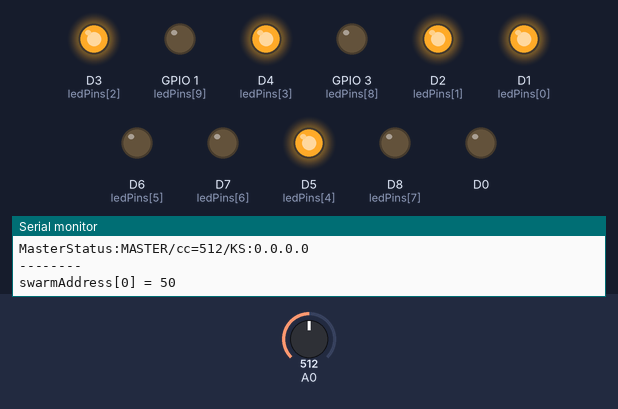
The sketch below on a simulated ESP8266 (NodeMCU). Parts: output pins drawn as LEDs (lit = HIGH), the last lines printed to the serial monitor. The inputs (shaded band) are chosen by the test bench; at power-on: A0 = 512. WiFi joins after 1.5 s; servers stay silent unless stated; random numbers use the default seed unless the sketch sets one.

Above: at 2.8 s.
2.9 s: A0 set to 554
6.3 s: A0 set to 573
At 7.4 s:
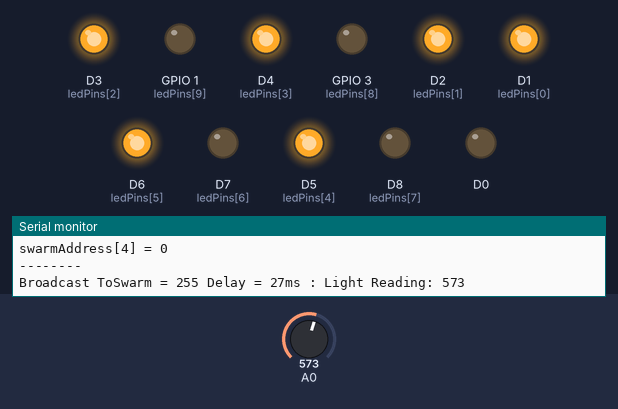
7.8 s: A0 set to 716
At 8.3 s:
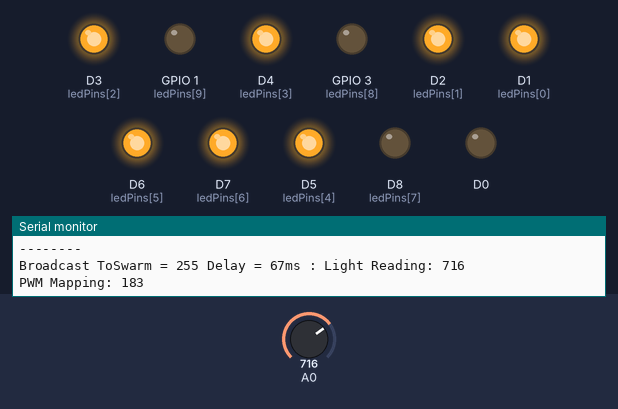
9.5 s: A0 set to 752
11.0 s: A0 set to 778
At 12.5 s:
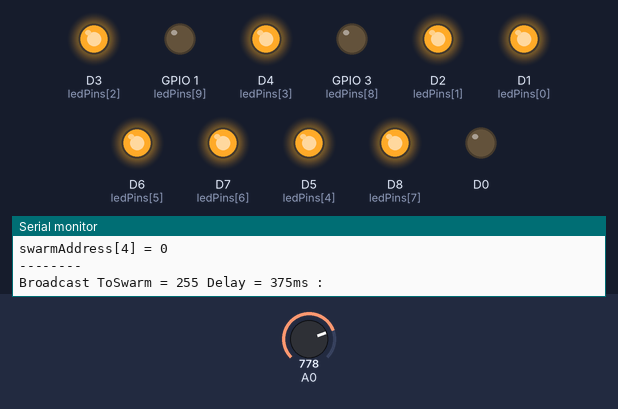
12.8 s: A0 set to 511
At 13.9 s:
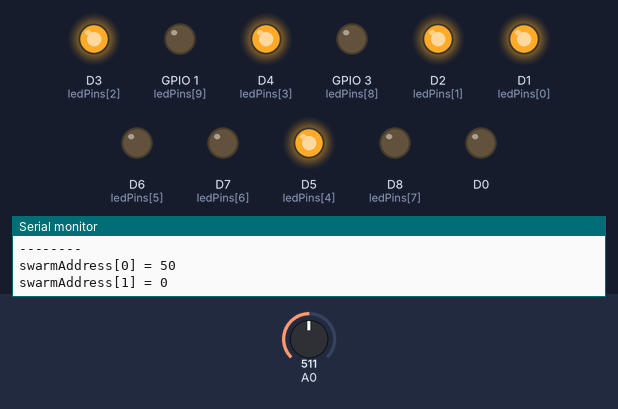
Timing chart, 0 to 15.8 s (numbered marks = the images above; inputs shaded):
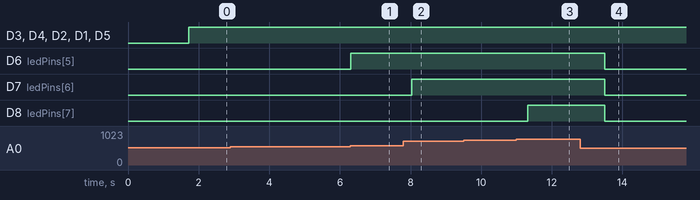

Measured:
- the behaviour switches between 562 and 563 on A0 (found by bisection; images 0 and 1)
- the behaviour switches between 767 and 768 on A0 (found by bisection; images 2 and 3)
- after the input at 6.3 s, D6 (ledPins[5]): LOW → HIGH at once
- after the input at 7.8 s, D7 (ledPins[6]): LOW → HIGH after 0.23 s
- after the input at 11.0 s, D8 (ledPins[7]): LOW → HIGH after 0.32 s
- after the input at 12.8 s, D6 (ledPins[5]), D7 (ledPins[6]), D8 (ledPins[7]): HIGH → LOW after 0.71 s

The sketch:

LightSwarm.ino
```cpp
/*
Cooperative IOT Self Organizing Example
SwitchDoc Labs, August 2015

 */

#include <ESP8266WiFi.h>
#include <WiFiUdp.h>
#include <Wire.h>
#undef DEBUG

char ssid[] = "";  //  your network SSID (name)
char pass[] = "";       // your network password


#define VERSIONNUMBER 28

const int ledPins[] = {D1, D2, D3, D4, D5, D6, D7, D8, D9, D10}; // GPIO pins connected to LEDs

#define LOGGERIPINC 20
#define SWARMSIZE 5
// 30 seconds is too old - it must be dead
#define SWARMTOOOLD 30000

int mySwarmID = 0;

// Packet Types

#define LIGHT_UPDATE_PACKET 0
#define RESET_SWARM_PACKET 1
#define CHANGE_TEST_PACKET 2
#define RESET_ME_PACKET 3
#define DEFINE_SERVER_LOGGER_PACKET 4
#define LOG_TO_SERVER_PACKET 5
#define MASTER_CHANGE_PACKET 6
#define BLINK_BRIGHT_LED 7


unsigned int localPort = 2910;      // local port to listen for UDP packets

// master variables
boolean masterState = true;   // True if master, False if not
int swarmClear[SWARMSIZE];
int swarmVersion[SWARMSIZE];
int swarmState[SWARMSIZE];
long swarmTimeStamp[SWARMSIZE];   // for aging

IPAddress serverAddress = IPAddress(0, 0, 0, 0); // default no IP Address


int swarmAddresses[SWARMSIZE];  // Swarm addresses


// variables for light sensor

int lightReading;


const int PACKET_SIZE = 14; // Light Update Packet
const int BUFFERSIZE = 1024;

byte packetBuffer[BUFFERSIZE]; //buffer to hold incoming and outgoing packets

// A UDP instance to let us send and receive packets over UDP
WiFiUDP udp;


/* Initialise with specific int time and gain values */

IPAddress localIP;


// send an LIGHT Packet request to the swarms at the given address
void sendLightUpdatePacket(IPAddress & address)
{

  //Serial.print("sending Light Update packet to:");
  // Serial.println(address);

  // set all bytes in the buffer to 0
  memset(packetBuffer, 0, PACKET_SIZE);
  // Initialize values needed to form Light Packet
  // (see URL above for details on the packets)
  packetBuffer[0] = 0xF0;   // StartByte
  packetBuffer[1] = LIGHT_UPDATE_PACKET;     // Packet Type
  packetBuffer[2] = localIP[3];     // Sending Swarm Number
  packetBuffer[3] = masterState;  // 0 = slave, 1 = master
  packetBuffer[4] = VERSIONNUMBER;  // Software Version
  packetBuffer[5] = (lightReading & 0xFF00) >> 8; // Clear High Byte
  packetBuffer[6] = (lightReading & 0x00FF); // Clear Low Byte

  packetBuffer[7] = 0x00; // Red High Byte
  packetBuffer[8] = 0x00; // Red Low Byte
  packetBuffer[9] = 0x00; // green High Byte
  packetBuffer[10] = 0x00; // green Low Byte
  packetBuffer[11] = 0x00; // blue High Byte
  packetBuffer[12] = 0x00; // blue Low Byte
  packetBuffer[13] = 0x0F; //End Byte
  packetBuffer[13] = 0x0F;  //End Byte


  // all Light Packet fields have been given values, now
  // you can send a packet requesting coordination
  udp.beginPacketMulticast(address,  localPort, WiFi.localIP()); //
  //udp.beginPacket(address,  localPort); //
  udp.write(packetBuffer, PACKET_SIZE);
  udp.endPacket();
}

// delay 0-MAXDELAY seconds
#define MAXDELAY 500
void broadcastARandomUpdatePacket()
{

  int sendToLightSwarm = 255;
  Serial.print("Broadcast ToSwarm = ");
  Serial.print(sendToLightSwarm);
  Serial.print(" ");

  // delay 0-MAXDELAY seconds
  int randomDelay;
  randomDelay = random(0, MAXDELAY);
  Serial.print("Delay = ");
  Serial.print(randomDelay);
  Serial.print("ms : ");

  delay(randomDelay);

  IPAddress sendSwarmAddress(192, 168, 137, sendToLightSwarm); // my Swarm Address
  sendLightUpdatePacket(sendSwarmAddress);


}


void checkAndSetIfMaster()
{

  int i;
  for (i = 0; i < SWARMSIZE; i++)
  {


#ifdef DEBUG

    Serial.print("swarmClear[");
    Serial.print(i);
    Serial.print("] = ");
    Serial.print(swarmClear[i]);
    Serial.print("  swarmTimeStamp[");
    Serial.print(i);
    Serial.print("] = ");
    Serial.println(swarmTimeStamp[i]);
#endif

    Serial.print("#");
    Serial.print(i);
    Serial.print("/");
    Serial.print(swarmState[i]);
    Serial.print("/");
    Serial.print(swarmVersion[i]);
    Serial.print(":");
    // age data
    int howLongAgo = millis() - swarmTimeStamp[i] ;

    if (swarmTimeStamp[i] == 0)
    {
      Serial.print("TO ");
    }
    else if (swarmTimeStamp[i] == -1)
    {
      Serial.print("NP ");
    }
    else if (swarmTimeStamp[i] == 1)
    {
      Serial.print("ME ");
    }
    else if (howLongAgo > SWARMTOOOLD)
    {
      Serial.print("TO ");
      swarmTimeStamp[i] = 0;
      swarmClear[i] = 0;

    }
    else
    {
      Serial.print("PR ");


    }
  }

  Serial.println();
  boolean setMaster = true;

  for (i = 0; i < SWARMSIZE; i++)
  {

    if (swarmClear[mySwarmID] >= swarmClear[i])
    {
      // I might be master!

    }
    else
    {
      // nope, not master
      setMaster = false;
      break;
    }

  }
  if (setMaster == true)
  {
    if (masterState == false)
    {
      Serial.println("I just BECAME Master");
      digitalWrite(0, LOW);
    }

    masterState = true;
  }
  else
  {
    if (masterState == true)
    {
      Serial.println("I just LOST Master");
      digitalWrite(0, HIGH);
    }

    masterState = false;
  }

  swarmState[mySwarmID] = masterState;

}


int setAndReturnMySwarmIndex(int incomingID)
{

  int i;
  for (i = 0; i< SWARMSIZE; i++)
  {
    if (swarmAddresses[i] == incomingID)
    {
       return i;
    }
    else
    if (swarmAddresses[i] == 0)  // not in the system, so put it in
    {

      swarmAddresses[i] = incomingID;
      Serial.print("incomingID ");
      Serial.print(incomingID);
      Serial.print("  assigned #");
      Serial.println(i);
      return i;
    }


  }
  return -1;
}


// send log packet to Server if master and server address defined

void sendLogToServer()
{

  // build the string

  char myBuildString[1000];
  myBuildString[0] = '\0';

  if (masterState == true)
  {
    // now check for server address defined
    if ((serverAddress[0] == 0) && (serverAddress[1] == 0))
    {
      return;  // we are done.  not defined
    }
    else
    {

    // set all bytes in the buffer to 0
    memset(packetBuffer, 0, BUFFERSIZE);
    // Initialize values needed to form Light Packet
    // (see URL above for details on the packets)
    packetBuffer[0] = 0xF0;   // StartByte
    packetBuffer[1] = LOG_TO_SERVER_PACKET;     // Packet Type
    packetBuffer[2] = localIP[3];     // Sending Swarm Number
    packetBuffer[3] = 0x00; // length of string in bytes
    packetBuffer[4] = VERSIONNUMBER;  // Software Version
    packetBuffer[5] = (lightReading & 0xFF00) >> 8; // Clear High Byte
    packetBuffer[6] = (lightReading & 0x00FF); // Clear Low Byte

    packetBuffer[7] = 0x00; // Red High Byte
    packetBuffer[8] = 0x00; // Red Low Byte
    packetBuffer[9] = 0x00; // green High Byte
    packetBuffer[10] = 0x00; // green Low Byte
    packetBuffer[11] = 0x00; // blue High Byte
    packetBuffer[12] = 0x00; // blue Low Byte
    packetBuffer[13] = 0x0F; //End Byte

    udp.beginPacket(serverAddress,  localPort); //

    udp.write(packetBuffer, PACKET_SIZE);
    udp.endPacket();

    }


  }
}
void setup()
{


  Serial.begin(9600);
  Serial.println();
  Serial.println();


  Serial.println("");
  Serial.println("--------------------------");
  Serial.println("LightSwarm");
  Serial.print("Version ");
  Serial.println(VERSIONNUMBER);
  Serial.println("--------------------------");

  Serial.println(F(" 09/03/2015"));
  Serial.print(F("Compiled at:"));
  Serial.print (F(__TIME__));
  Serial.print(F(" "));
  Serial.println(F(__DATE__));
  Serial.println();
  pinMode(D0, OUTPUT);
  pinMode(D1, OUTPUT);
  pinMode(D2, OUTPUT);
  pinMode(D3, OUTPUT);
  pinMode(D4, OUTPUT);
  pinMode(D5, OUTPUT);
  pinMode(D6, OUTPUT);
  pinMode(D7, OUTPUT);
  pinMode(D8, OUTPUT);
  pinMode(D9, OUTPUT);
  pinMode(D10, OUTPUT);

/**
  digitalWrite(0, LOW);
  delay(500);
  digitalWrite(0, HIGH);
  **/
  randomSeed(analogRead(A0));
  Serial.print("analogRead(A0)=");
  Serial.println(analogRead(A0));


  // everybody starts at 0 and changes from there
  mySwarmID = 0;

  // We start by connecting to a WiFi network
  Serial.print("LightSwarm Instance: ");
  Serial.println(mySwarmID);

  Serial.print("Connecting to ");
  Serial.println(ssid);
  WiFi.begin(ssid, pass);


  // initialize Swarm Address - we start out as swarmID of 0


  while (WiFi.status() != WL_CONNECTED) {
    delay(500);
    Serial.print(".");
  }
  Serial.println("");

  Serial.println("WiFi connected");
  Serial.println("IP address: ");
  Serial.println(WiFi.localIP());

  Serial.println("Starting UDP");

  udp.begin(localPort);
  Serial.print("Local port: ");
  Serial.println(udp.localPort());


  // initialize light sensor and arrays
  int i;
  for (i = 0; i < SWARMSIZE; i++)
  {

    swarmAddresses[i] = 0;
    swarmClear[i] = 0;
    swarmTimeStamp[i] = -1;
  }
  swarmClear[mySwarmID] = 0;
  swarmTimeStamp[mySwarmID] = 1;   // I am always in time to myself
  lightReading = swarmClear[mySwarmID];
  swarmVersion[mySwarmID] = VERSIONNUMBER;
  swarmState[mySwarmID] = masterState;
  Serial.print("lightReading =");
  Serial.println(lightReading);


  // set SwarmID based on IP address


  localIP = WiFi.localIP();

  swarmAddresses[0] =  localIP[3];


  mySwarmID = 0;

  Serial.print("MySwarmID=");
  Serial.println(mySwarmID);

}

void loop()
{
  //int secondsCount;
  //int lastSecondsCount;

  //lastSecondsCount = 0;

  //secondsCount = millis() / 100;


  lightReading = analogRead(A0);

  //uint16_t blinkTime = 20000/lightReading;

  Serial.print("Light Reading: ");
  Serial.print(lightReading);
  Serial.println(" ");
  //analogWrite(D2, map(lightReading, 0, 800, 0, 255));
  Serial.print("PWM Mapping: ");
  Serial.print(map(lightReading, 0, 1000, 0, 255));
  Serial.println(" ");
  int numLeds = map(lightReading, 0, 1023, 0, 10);
  // Display LED bar graph
  for (int i = 0; i < 10; i++) {
    if (i < numLeds) {
      digitalWrite(ledPins[i], HIGH); // Turn on LED
    } else {
      digitalWrite(ledPins[i], LOW); // Turn off LED
    }
  }
  swarmClear[mySwarmID] = lightReading;

  // wait to see if a reply is available
  delay(300);

  int cb = udp.parsePacket();

  if (!cb) {
    Serial.println("no packet yet");
    Serial.print(".");
    Serial.println(" ");
    checkAndSetIfMaster();
    Serial.println(mySwarmID);
  }
  else {
    // We've received a packet, read the data from it

    udp.read(packetBuffer, PACKET_SIZE); // read the packet into the buffer
    Serial.print("packetbuffer[1] =");
    Serial.println(packetBuffer[1]);
    if (packetBuffer[1] == LIGHT_UPDATE_PACKET)
    {
      Serial.print("LIGHT_UPDATE_PACKET received from LightSwarm #");
      Serial.println(packetBuffer[2]);
      setAndReturnMySwarmIndex(packetBuffer[2]);

      Serial.print("LS Packet Recieved from #");
      Serial.print(packetBuffer[2]);
      Serial.print(" SwarmState:");
      if (packetBuffer[3] == 0)
        Serial.print("SLAVE");
      else
        Serial.print("MASTER");
      Serial.print(" CC:");
      Serial.print(packetBuffer[5] * 256 + packetBuffer[6]);
      Serial.print(" RC:");
      Serial.print(packetBuffer[7] * 256 + packetBuffer[8]);
      Serial.print(" GC:");
      Serial.print(packetBuffer[9] * 256 + packetBuffer[10]);
      Serial.print(" BC:");
      Serial.print(packetBuffer[11] * 256 + packetBuffer[12]);
      Serial.print(" Version=");
      Serial.println(packetBuffer[4]);

      // record the incoming clear color

      swarmClear[setAndReturnMySwarmIndex(packetBuffer[2])] = packetBuffer[5] * 256 + packetBuffer[6];
      swarmVersion[setAndReturnMySwarmIndex(packetBuffer[2])] = packetBuffer[4];
      swarmState[setAndReturnMySwarmIndex(packetBuffer[2])] = packetBuffer[3];
      swarmTimeStamp[setAndReturnMySwarmIndex(packetBuffer[2])] = millis();


      // Check to see if I am master!
      checkAndSetIfMaster();

      Serial.print("MySwarmID=");
      Serial.println(mySwarmID);

    }

    else if (packetBuffer[1] == RESET_SWARM_PACKET)
    {
      Serial.println(">>>>>>>>>RESET_SWARM_PACKETPacket Recieved");
      masterState = true;
      Serial.println("Reset Swarm:  I just BECAME Master (and everybody else!)");
      digitalWrite(0, LOW);
      delay(3000);

    }
  }
  if (packetBuffer[1] ==  DEFINE_SERVER_LOGGER_PACKET)
  {
    Serial.println(">>>>>>>>>DEFINE_SERVER_LOGGER_PACKET Packet Recieved");
    serverAddress = IPAddress(packetBuffer[4], packetBuffer[5], packetBuffer[6], packetBuffer[7]);
    Serial.print("Server address received: ");
    Serial.println(serverAddress);


  }


  Serial.print("MasterStatus:");
  if (masterState == true)
  {

    Serial.print("MASTER");
    digitalWrite(D0, LOW);
  }
  else
  {

    Serial.print("SLAVE");
    digitalWrite(D0, HIGH);
  }
  Serial.print("/cc=");
  Serial.print(lightReading);
  Serial.print("/KS:");
  Serial.println(serverAddress);

  Serial.println("--------");

  int i;
  for (i = 0; i < SWARMSIZE; i++)
  {
    Serial.print("swarmAddress[");
    Serial.print(i);
    Serial.print("] = ");
    Serial.println(swarmAddresses[i]);
  }
  Serial.println("--------");


  broadcastARandomUpdatePacket();
  //  sendARandomUpdatePacket();
  sendLogToServer();

}
```
